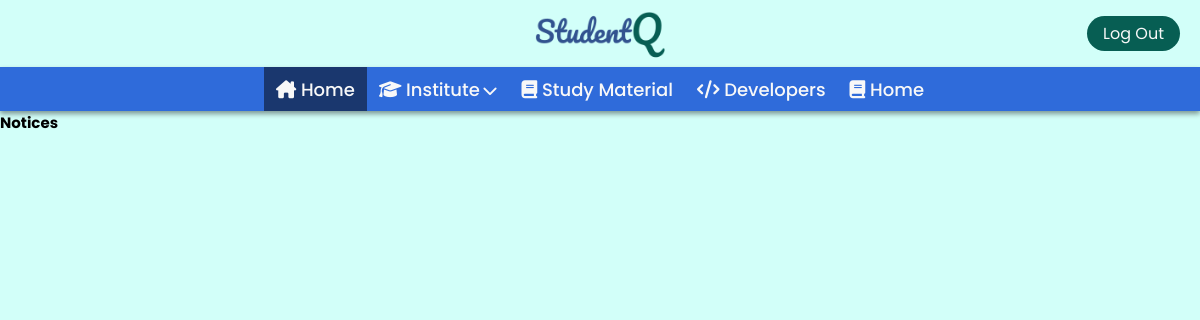
Page /notices/3/ (signed in) on the earlier database version.
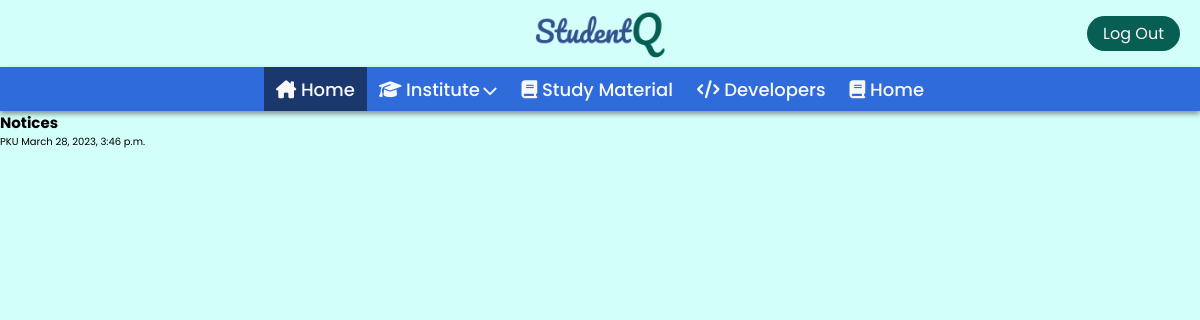
Same page on the later database version.
### Base/models.py (models this page shows)
class Notice(models.Model):
    notice = models.ImageField(null = False, blank = False, upload_to="media/notice")
    institute = models.ForeignKey(Institute, on_delete=models.CASCADE, null=True)
    date_of_post =models.DateTimeField(auto_now_add=True, null=True)

class Institute(models.Model):
    name = models.CharField(max_length=200)
    def __str__(self):
        return self.name

### Base/views.py (the view)
# urls.py: path('notices/<str:id>/',views.Notices, name='notices'),
@login_required(login_url='login')
def Notices(request, id):
    context = {}
    context["id"] = id
    institute = Institute.objects.get(id = id)
    ins_notices = institute.notice_set.all().order_by('-id')
    context["ins_notices"] = ins_notices
    user=request.user
    context['post_able']=False
    if user.profile.role=='student':
        student=Student.objects.get(student_userid=user.id)
        if institute.name == student.institute:
            context['post_able']=True
    return render(request, "notices.html", context)

### Base/templates/notices.html (shortened to what this page needs)
{% extends "main.html" %}
{% block body %}
<h2>Notices</h2>
{% for notice in ins_notices %}
{{notice.institute}}
{{notice.date_of_post}}
{% endfor %}
{% endblock body %}

Differences in the rows shown:
added Notice: institute "PKU", date_of_post "March 28, 2023, 3:46 p.m."
